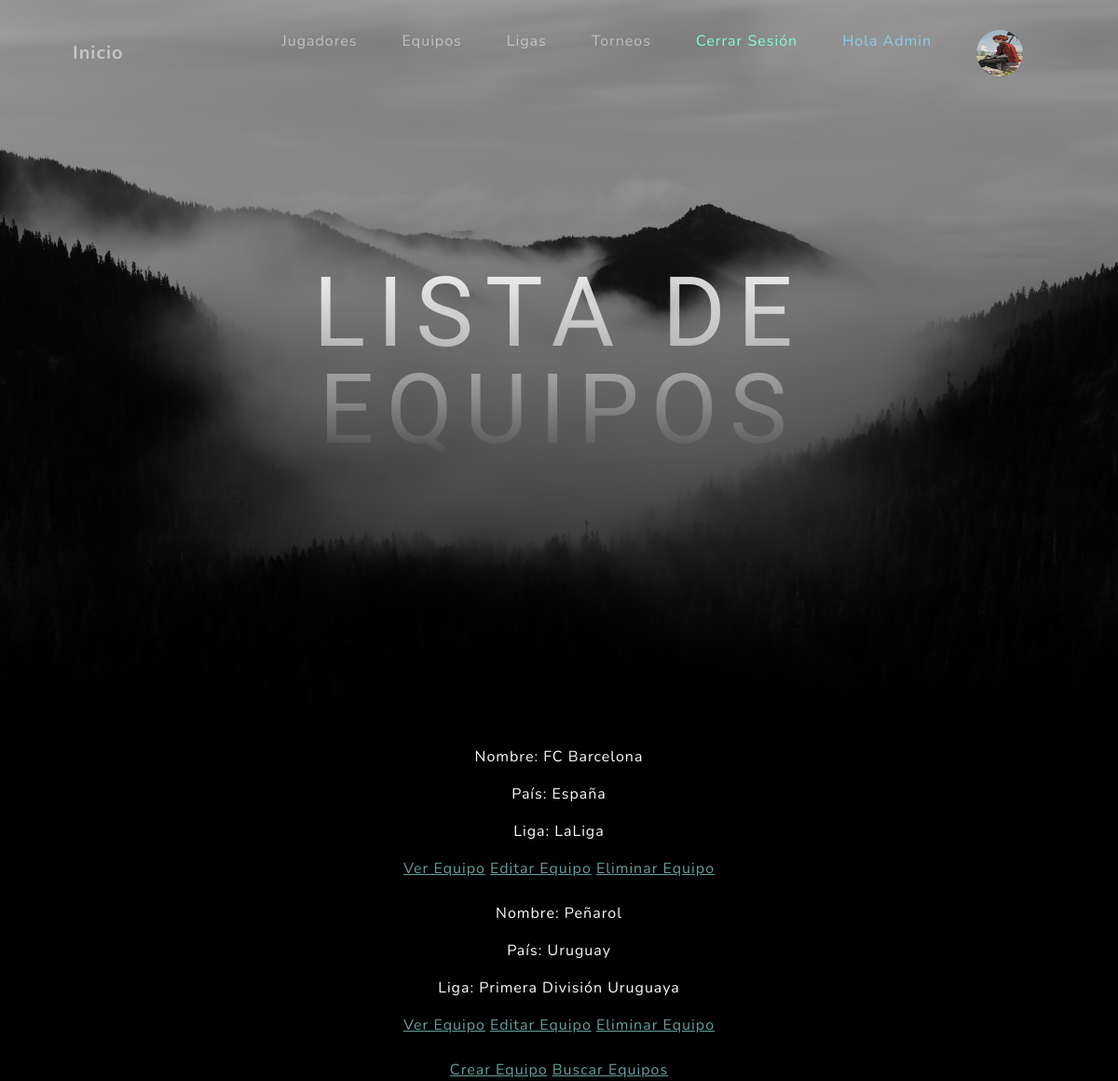
The page /FA/VerEquipos/ (signed in) on the database as committed earlier.
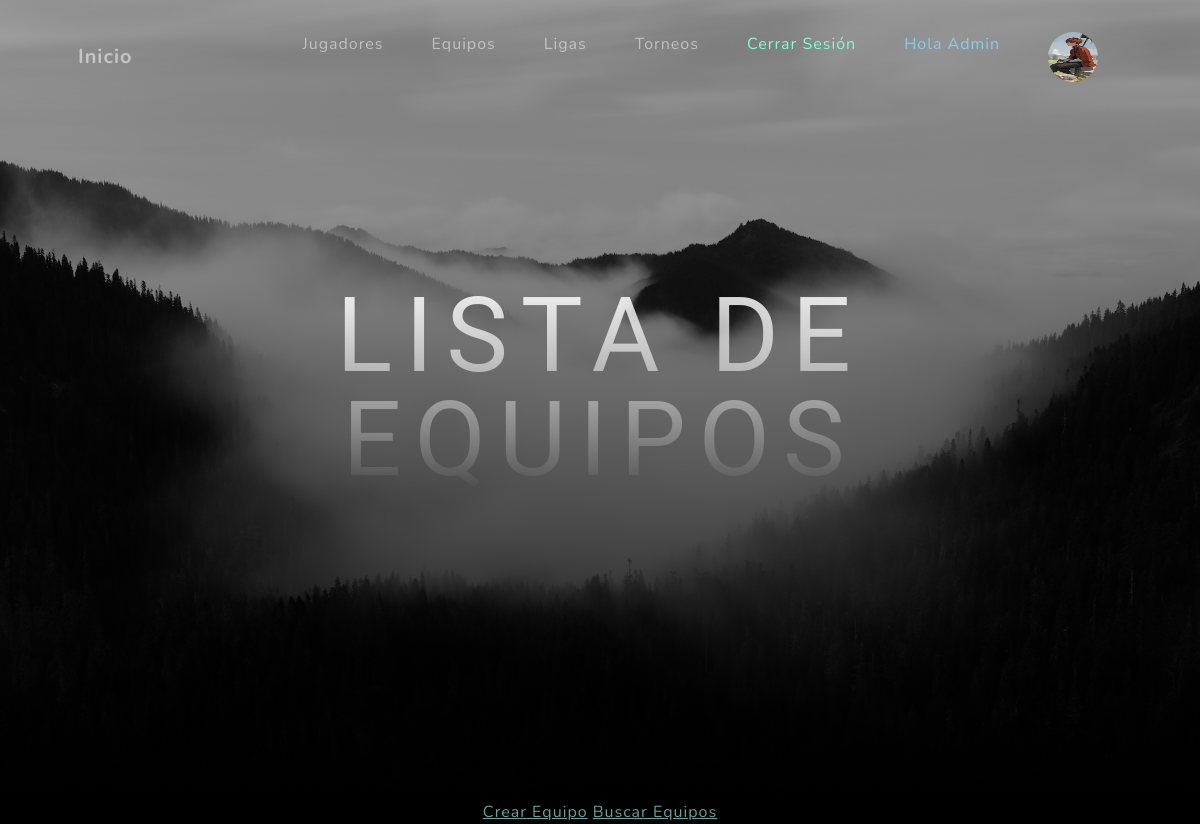
The same page on the database as committed later.
### FootballApp/models.py (models this page shows, shortened)
class Team(models.Model):
    nombre = models.CharField(max_length = 30)
    pais = models.CharField(max_length = 20)
    liga = models.CharField(max_length= 30)
    division = models.PositiveIntegerField()

### FootballApp/views.py (the view)
# urls.py: path('VerEquipos/', TeamList.as_view(), name="ListaEquipos"),
class TeamList(LoginRequiredMixin, ListView):
    model = Team
    context_object_name = "Equipos"
    template_name = "Teams/team_list.html"

### FootballApp/templates/Teams/team_list.html
{% extends "padre.html" %}
{% load static %}
{% block Titulo %}
 Lista de Equipos
{% endblock Titulo %}
{% block cuerpo %}
<form action="" method="post"> {% csrf_token %}
    <div>
    {% for list in Equipos %}
    <p style="color: white;">Nombre: {{list.nombre}}</p>
    <p style="color: white;">País: {{list.pais}}</p>
    <p style="color: white;">Liga: {{list.liga}}</p>
    <a href="{% url 'DetalleEquipo' list.id %}">Ver Equipo</a>
    <a href="{% url 'EditarEquipos' list.id %}">Editar Equipo</a>
    <a href="{% url 'EliminarEquipos' list.id %}">Eliminar Equipo</a>
    <br>
    <br>
    {% endfor %}
    </div>
    <a href="{% url 'CrearEquipos' %}">Crear Equipo</a>
    <a href="{% url 'BuscarEquipo' %}">Buscar Equipos</a>
{% endblock cuerpo %}

Rows that differ between the two databases and show on the page:
removed Team: nombre "FC Barcelona", pais "España", liga "LaLiga"
removed Team: nombre "Peñarol", pais "Uruguay", liga "Primera División Uruguaya"
